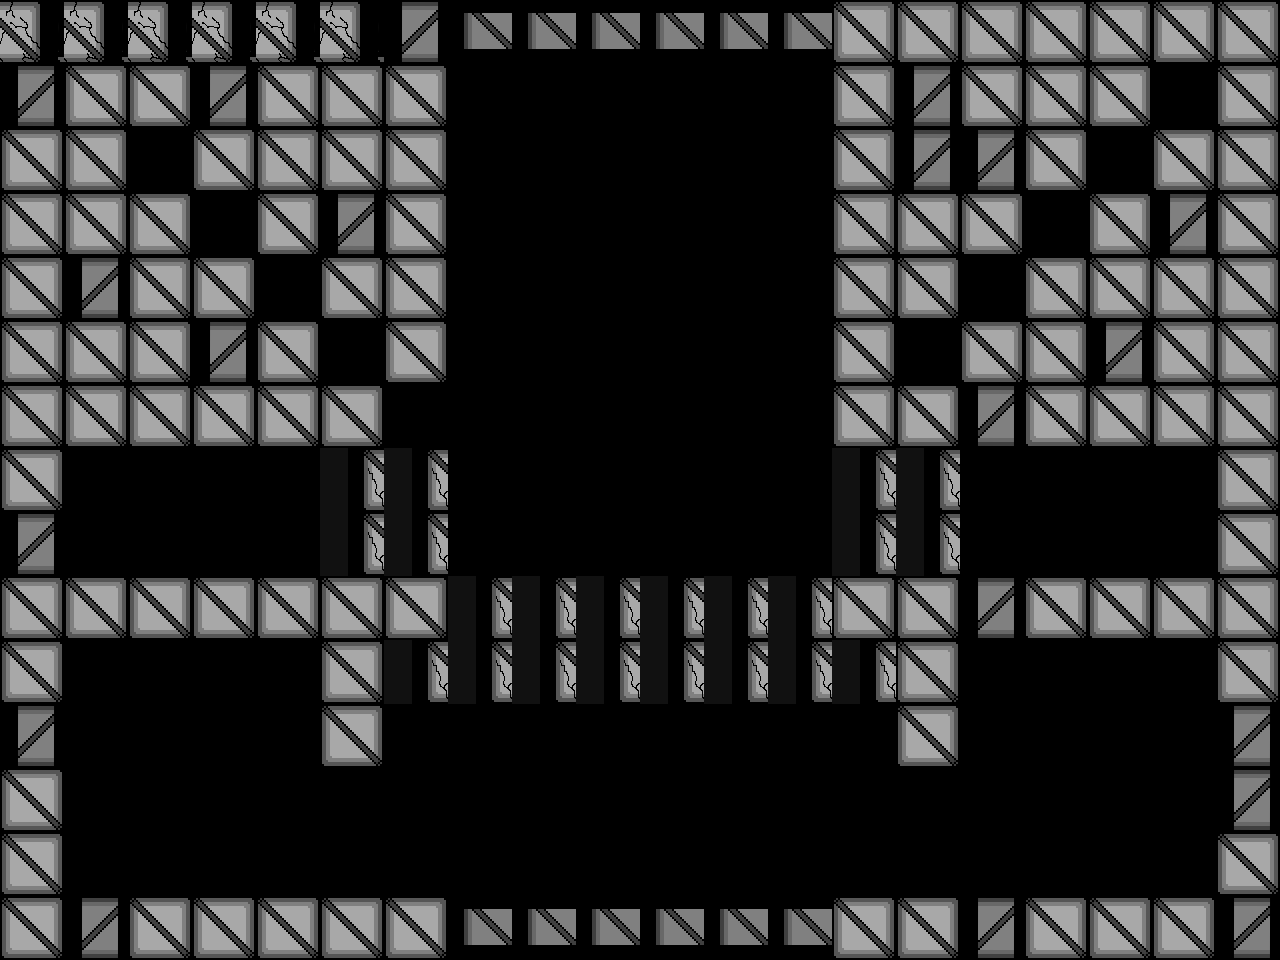

Tiled map render using the project's own tile images. Description and the map definition, with tile-layer contents summarised, below:
An orthogonal 20x15 tile map with 64x64 px tiles, 1 tile layer (Tile Layer 2) and 7 objects (2x Uno, 2x Newborn, ScrollingBackground, Player, Assassin).

<map version="1.0" tiledversion="1.1.1" orientation="orthogonal" renderorder="right-down" width="20" height="15" tilewidth="64" tileheight="64" infinite="0" nextobjectid="101">
 <properties>
  <property name="assassin" value="assets/assasin_rightLeftSpritesheet.png" />
  <property name="backgroundEasy" value="assets/backgroundEasy.png" />
  <property name="backgroundHard" value="assets/backgroundHard.png" />
  <property name="backgroundMedium" value="assets/backgroundMedium.png" />
  <property name="boss" value="assets/boss.png" />
  <property name="bossexplosion" value="assets/bossexplosion.png" />
  <property name="damageUp" value="assets/metalBoxCoin.png" />
  <property name="explosion" value="assets/explosion.png" />
  <property name="firingRateUp" value="assets/metalBoxCoin.png" />
  <property name="healthUp" value="assets/metalBoxHeart.png" />
  <property name="largeexplosion" value="assets/largeexplosion.png" />
  <property name="loading" value="assets/loading.png" />
  <property name="moveSpeedUp" value="assets/metalBoxCoin.png" />
  <property name="newborn" value="assets/newborn_spritesheet(h54_w62).png" />
  <property name="player" value="assets/playerSpriteSheetTemp.png" />
  <property name="reward" value="assets/reward1.png" />
  <property name="smallexplosion" value="assets/smallexplosion.png" />
  <property name="uno" value="assets/uno_Static.png" />
 </properties>
 <tileset firstgid="1" name="blocks1" tilewidth="64" tileheight="64" tilecount="14" columns="14">
  <image source="blocks1.png" width="900" height="64" />
 </tileset>
 <objectgroup color="#00ff00" name="Object Layer 1">
  <object id="59" name="Background" type="ScrollingBackground" x="0" y="0" width="64" height="64">
   <properties>
    <property name="numFrames" value="1" />
    <property name="textureHeight" value="960" />
    <property name="textureID" value="backgroundEasy" />
    <property name="textureWidth" value="1280" />
   </properties>
  </object>
  <object id="55" name="Player1" type="Player" x="631.151" y="131.368" width="34" height="64">
   <properties>
    <property name="numFrames" value="6" />
    <property name="textureHeight" value="60" />
    <property name="textureID" value="player" />
    <property name="textureWidth" value="34" />
   </properties>
  </object>
  <object id="89" name="Assassin1" type="Assassin" x="603.409" y="732.803" width="99" height="99">
   <properties>
    <property name="numFrames" value="4" />
    <property name="textureHeight" value="100" />
    <property name="textureID" value="assassin" />
    <property name="textureWidth" value="100" />
   </properties>
  </object>
  <object id="94" name="Uno1" type="Uno" x="154.807" y="749.166" width="39" height="51">
   <properties>
    <property name="numFrames" value="2" />
    <property name="textureHeight" value="51" />
    <property name="textureID" value="uno" />
    <property name="textureWidth" value="39" />
   </properties>
  </object>
  <object id="98" name="Uno1" type="Uno" x="997.833" y="666.5" width="39" height="51">
   <properties>
    <property name="numFrames" value="2" />
    <property name="textureHeight" value="51" />
    <property name="textureID" value="uno" />
    <property name="textureWidth" value="39" />
   </properties>
  </object>
  <object id="99" name="Newborn1" type="Newborn" x="99.6667" y="482.333" width="62" height="54">
   <properties>
    <property name="numFrames" value="2" />
    <property name="textureHeight" value="54" />
    <property name="textureID" value="newborn" />
    <property name="textureWidth" value="62" />
   </properties>
  </object>
  <object id="100" name="Newborn1" type="Newborn" x="1115.67" y="482.333" width="62" height="54">
   <properties>
    <property name="numFrames" value="2" />
    <property name="textureHeight" value="54" />
    <property name="textureID" value="newborn" />
    <property name="textureWidth" value="62" />
   </properties>
  </object>
 </objectgroup>
 <layer name="Tile Layer 2" width="20" height="15">
  <properties>
   <property name="collidable" value="" />
  </properties>
  <data>[300 cells, 166 non-empty, 5 distinct tile ids]</data>
 </layer>
</map>
